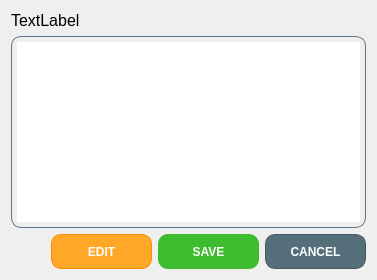
          <widget class="QWidget" name="tab_patch">
           <attribute name="title">
            <string>Patch</string>
           </attribute>
           <layout class="QVBoxLayout" name="verticalLayout_21">
            <item>
             <widget class="QLabel" name="label_fileName">
              <property name="font">
               <font>
                <pointsize>12</pointsize>
                <weight>50</weight>
                <bold>false</bold>
               </font>
              </property>
              <property name="styleSheet">
               <string notr="true">border:none;</string>
              </property>
              <property name="text">
               <string>TextLabel</string>
              </property>
             </widget>
            </item>
            <item>
             <widget class="QTableView" name="tableView_patch">
              <property name="styleSheet">
               <string notr="true">QTableView
{
    background: qlineargradient(
        x1:0, y1:0,
        x2:1, y2:1,
        stop:0 #5D7285,
        stop:1 #7FC8D4
    );

    color: white;
    border-radius: 10px;
    padding: 5px;
    gridline-color: #444444;
    border: 1px solid #5D7285;
}

QHeaderView::section
{
    background-color: #1B4965;
    color: white;
    padding: 6px;
    border: none;
    font-weight: bold;
}

QTableView::item:selected
{
    background-color: #81D4FA;
    color: black;
}

QScrollBar:vertical
{
    background: #2C3E50;
    width: 14px;
    border-radius: 7px;
}

QScrollBar::handle:vertical
{
    background: #81D4FA;
    border-radius: 7px;
    min-height: 30px;
}

QScrollBar::handle:vertical:hover
{
    background: #B3E5FC;
}

QScrollBar::add-line:vertical,
QScrollBar::sub-line:vertical
{
    height: 0px;
}

QScrollBar::add-page:vertical,
QScrollBar::sub-page:vertical
{
    background: none;
}

QScrollBar:horizontal
{
    background: #2C3E50;
    height: 14px;
    border-radius: 7px;
}

QScrollBar::handle:horizontal
{
    background: #81D4FA;
    border-radius: 7px;
    min-width: 30px;
}

QScrollBar::handle:horizontal:hover
{
    background: #B3EFC;
}

QScrollBar::add-line:horizontal,
QScrollBar::sub-line:horizontal
{
    width: 0px;
}

QScrollBar::add-page:horizontal,
QScrollBar::sub-page:horizontal
{
    background: none;
}</string>
              </property>
             </widget>
            </item>
            <item>
             <layout class="QHBoxLayout" name="horizontalLayout_7">
              <item>
               <spacer name="horizontalSpacer_27">
                <property name="orientation">
                 <enum>Qt::Horizontal</enum>
                </property>
                <property name="sizeHint" stdset="0">
                 <size>
                  <width>40</width>
                  <height>20</height>
                 </size>
                </property>
               </spacer>
              </item>
              <item>
               <widget class="QPushButton" name="pushButton_patchEdit">
                <property name="minimumSize">
                 <size>
                  <width>101</width>
                  <height>35</height>
                 </size>
                </property>
                <property name="styleSheet">
                 <string notr="true">QPushButton
{
    background-color: #FFA726;
    color: white;

    border: 1px solid #FB8C00;
    border-radius: 10px;

    padding: 8px 16px;

    font-weight: bold;
}

QPushButton:hover
{
    background-color: #FFB74D;
}

QPushButton:pressed
{
    background-color: #F57C00;

    padding-top: 10px;
    padding-left: 10px;
}</string>
                </property>
                <property name="text">
                 <string>EDIT</string>
                </property>
               </widget>
              </item>
              <item>
               <widget class="QPushButton" name="pushButton_patchSave">
                <property name="minimumSize">
                 <size>
                  <width>101</width>
                  <height>35</height>
                 </size>
                </property>
                <property name="styleSheet">
                 <string notr="true">QPushButton
{
    background:rgb(62, 188, 48);
    border: none;
    border-radius: 10px;
    padding: 8px;
    font-weight: bold;
    color:white;
}

QPushButton:hover
{
    background:rgb(170, 255, 127);
}

QPushButton:pressed
{
    background:#fdffc6;

    padding-top: 10px;
    padding-left: 10px;
}</string>
                </property>
                <property name="text">
                 <string>SAVE</string>
                </property>
               </widget>
              </item>
              <item>
               <widget class="QPushButton" name="pushButton_patchCancel">
                <property name="minimumSize">
                 <size>
                  <width>101</width>
                  <height>35</height>
                 </size>
                </property>
                <property name="styleSheet">
                 <string notr="true">QPushButton
{
    background-color: #546E7A;
    color: white;

    border: 1px solid #455A64;
    border-radius: 10px;

    padding: 8px 16px;

    font-weight: bold;
}

QPushButton:hover
{
    background-color: #607D8B;
}

QPushButton:pressed
{
    background-color: #455A64;

    padding-top: 10px;
    padding-left: 10px;
}</string>
                </property>
                <property name="text">
                 <string>CANCEL</string>
                </property>
               </widget>
              </item>
             </layout>
            </item>
           </layout>
          </widget>
